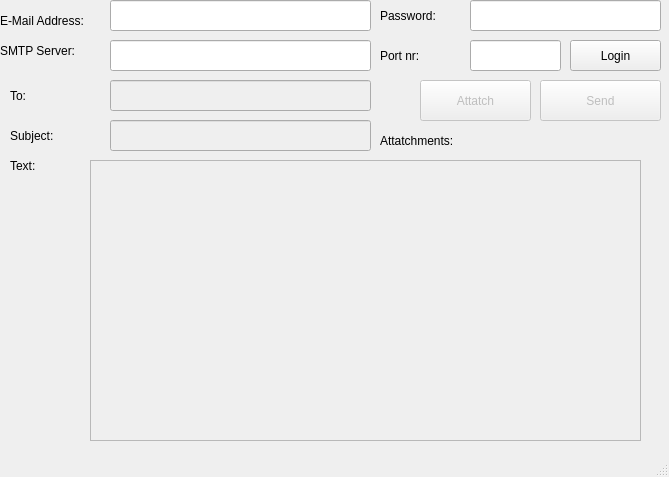
<?xml version="1.0" encoding="UTF-8"?>
<ui version="4.0">
 <class>MainWindow</class>
 <widget class="QMainWindow" name="MainWindow">
  <property name="geometry">
   <rect>
    <x>0</x>
    <y>0</y>
    <width>669</width>
    <height>477</height>
   </rect>
  </property>
  <property name="windowTitle">
   <string>MainWindow</string>
  </property>
  <widget class="QWidget" name="centralwidget">
   <widget class="QLabel" name="label">
    <property name="geometry">
     <rect>
      <x>0</x>
      <y>10</y>
      <width>171</width>
      <height>21</height>
     </rect>
    </property>
    <property name="text">
     <string>E-Mail Address:</string>
    </property>
   </widget>
   <widget class="QLineEdit" name="emailadress">
    <property name="geometry">
     <rect>
      <x>110</x>
      <y>0</y>
      <width>261</width>
      <height>31</height>
     </rect>
    </property>
    <property name="text">
     <string/>
    </property>
   </widget>
   <widget class="QLabel" name="label_2">
    <property name="geometry">
     <rect>
      <x>380</x>
      <y>0</y>
      <width>101</width>
      <height>31</height>
     </rect>
    </property>
    <property name="text">
     <string>Password:</string>
    </property>
   </widget>
   <widget class="QLineEdit" name="password">
    <property name="geometry">
     <rect>
      <x>470</x>
      <y>0</y>
      <width>191</width>
      <height>31</height>
     </rect>
    </property>
    <property name="text">
     <string/>
    </property>
    <property name="echoMode">
     <enum>QLineEdit::Password</enum>
    </property>
   </widget>
   <widget class="QLineEdit" name="smtpserver">
    <property name="geometry">
     <rect>
      <x>110</x>
      <y>40</y>
      <width>261</width>
      <height>31</height>
     </rect>
    </property>
    <property name="text">
     <string/>
    </property>
   </widget>
   <widget class="QLabel" name="label_3">
    <property name="geometry">
     <rect>
      <x>0</x>
      <y>40</y>
      <width>291</width>
      <height>21</height>
     </rect>
    </property>
    <property name="text">
     <string>SMTP Server:</string>
    </property>
   </widget>
   <widget class="QLabel" name="label_4">
    <property name="geometry">
     <rect>
      <x>380</x>
      <y>40</y>
      <width>81</width>
      <height>31</height>
     </rect>
    </property>
    <property name="text">
     <string>Port nr:</string>
    </property>
   </widget>
   <widget class="QLineEdit" name="portnr">
    <property name="geometry">
     <rect>
      <x>470</x>
      <y>40</y>
      <width>91</width>
      <height>31</height>
     </rect>
    </property>
    <property name="text">
     <string/>
    </property>
   </widget>
   <widget class="QLabel" name="label_5">
    <property name="geometry">
     <rect>
      <x>10</x>
      <y>80</y>
      <width>61</width>
      <height>31</height>
     </rect>
    </property>
    <property name="text">
     <string>To:</string>
    </property>
   </widget>
   <widget class="QLineEdit" name="to">
    <property name="enabled">
     <bool>false</bool>
    </property>
    <property name="geometry">
     <rect>
      <x>110</x>
      <y>80</y>
      <width>261</width>
      <height>31</height>
     </rect>
    </property>
    <property name="text">
     <string/>
    </property>
   </widget>
   <widget class="QLabel" name="label_6">
    <property name="geometry">
     <rect>
      <x>10</x>
      <y>110</y>
      <width>71</width>
      <height>51</height>
     </rect>
    </property>
    <property name="text">
     <string>Subject:</string>
    </property>
   </widget>
   <widget class="QLineEdit" name="subject">
    <property name="enabled">
     <bool>false</bool>
    </property>
    <property name="geometry">
     <rect>
      <x>110</x>
      <y>120</y>
      <width>261</width>
      <height>31</height>
     </rect>
    </property>
    <property name="text">
     <string/>
    </property>
   </widget>
   <widget class="QLabel" name="label_7">
    <property name="geometry">
     <rect>
      <x>10</x>
      <y>150</y>
      <width>61</width>
      <height>31</height>
     </rect>
    </property>
    <property name="text">
     <string>Text:</string>
    </property>
   </widget>
   <widget class="QTextEdit" name="text">
    <property name="enabled">
     <bool>false</bool>
    </property>
    <property name="geometry">
     <rect>
      <x>90</x>
      <y>160</y>
      <width>551</width>
      <height>281</height>
     </rect>
    </property>
   </widget>
   <widget class="QLabel" name="label_8">
    <property name="geometry">
     <rect>
      <x>380</x>
      <y>120</y>
      <width>281</width>
      <height>41</height>
     </rect>
    </property>
    <property name="text">
     <string>Attatchments:</string>
    </property>
   </widget>
   <widget class="QPushButton" name="pushButton">
    <property name="geometry">
     <rect>
      <x>570</x>
      <y>40</y>
      <width>91</width>
      <height>31</height>
     </rect>
    </property>
    <property name="text">
     <string>Login</string>
    </property>
   </widget>
   <widget class="QPushButton" name="pushButton_2">
    <property name="enabled">
     <bool>false</bool>
    </property>
    <property name="geometry">
     <rect>
      <x>420</x>
      <y>80</y>
      <width>111</width>
      <height>41</height>
     </rect>
    </property>
    <property name="text">
     <string>Attatch</string>
    </property>
   </widget>
   <widget class="QPushButton" name="pushButton_3">
    <property name="enabled">
     <bool>false</bool>
    </property>
    <property name="geometry">
     <rect>
      <x>540</x>
      <y>80</y>
      <width>121</width>
      <height>41</height>
     </rect>
    </property>
    <property name="text">
     <string>Send</string>
    </property>
   </widget>
  </widget>
  <widget class="QStatusBar" name="statusbar"/>
 </widget>
 <resources/>
 <connections/>
</ui>
